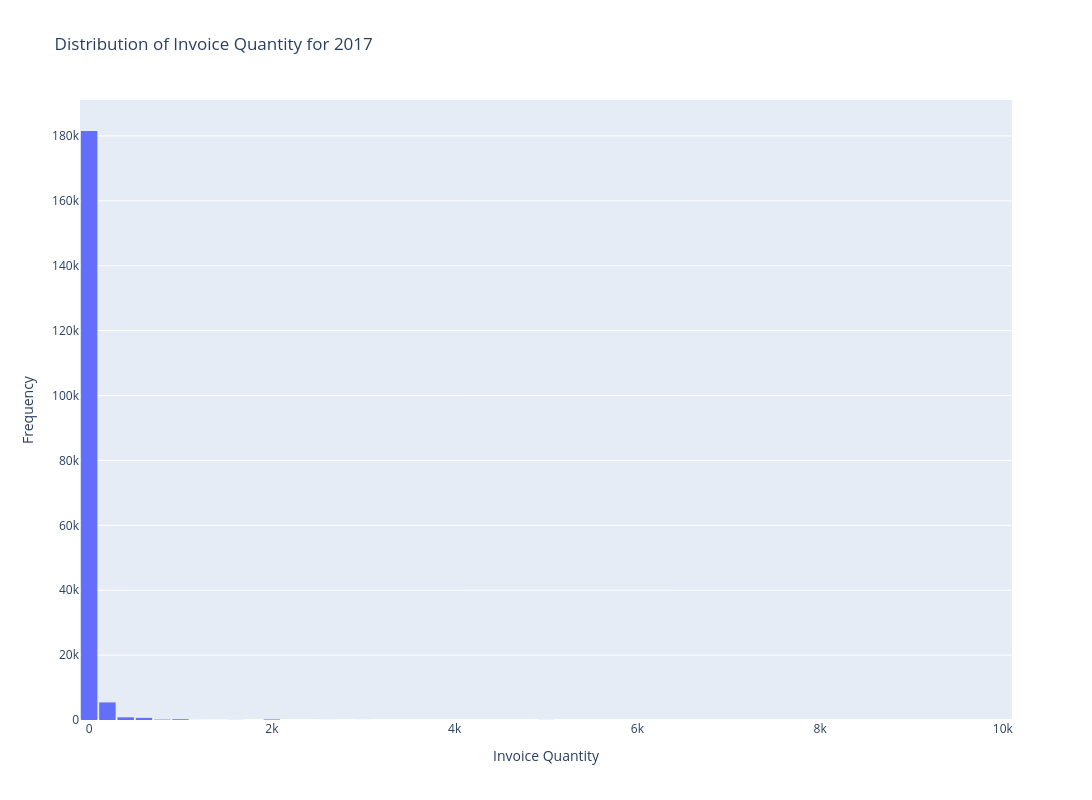

The cell this chart's notebook holds for it:
### Markdown cell above
## Distribution of Invoice Quantities

See how the data looks, not exactly essential, but why not do it anyway for science!

### Code cell
#show distribution of invoice quantites
fig = px.histogram(
    dfSales_DataSet_Work,
    x="InvoiceQty",
    nbins=50,
    title=f"Distribution of Invoice Quantity for {dfSales_DataSet_Work['InvoiceDate'].dt.year.max()}",
    labels={"InvoiceQty": "Invoice Quantity"}
)

#add axis titles
fig.update_layout(
    xaxis_title="Invoice Quantity",
    yaxis_title="Frequency",
    bargap=0.1,
    height=800,
    width=1100
)

fig.show()
#show Q-Q plot for InvoiceAmt column
    
#filter data for one year
dfSales_DataSet_Temp = dfSales_DataSet_Work[dfSales_DataSet_Work["InvoiceDate"].dt.year == 
                                            dfSales_DataSet_Work["InvoiceDate"].dt.year.max()]
    
#configure plot
fig, axis = plt.subplots(figsize=(6, 6))

#print Q-Q plot for weekly sales
print(f"Q-Q Plot For Invoice Quantity For {dfSales_DataSet_Work["InvoiceDate"].dt.year.max()}")
print("=" * len(f"Q-Q Plot For Invoice Quantity For {dfSales_DataSet_Work["InvoiceDate"].dt.year.max()}"))
#configure plot
stats.probplot(dfSales_DataSet_Work["InvoiceQty"], dist="norm", plot=plt)
plt.title("Q-Q Plot For Invoice Quantity", fontweight="bold")
axis.set_xlabel(f"Q-Q Plot For Invoice Quantity For {dfSales_DataSet_Work['InvoiceDate'].dt.year.max()}")
axis.set_ylabel("Theoretical Quantiles")
plt.tight_layout()
plt.show()

# #now repeat using boxplot
print(f"BoxPlot For Invoice Quantity For {dfSales_DataSet_Work['InvoiceDate'].dt.year.max()}")
print("=" * len(f"BoxPlot For Invoice Quantity For {dfSales_DataSet_Work['InvoiceDate'].dt.year.max()}"))
#configure plot
plt.figure(figsize=(8, 4))
sns.boxplot(x=dfSales_DataSet_Work["InvoiceQty"])
plt.title("Boxplot For Invoice Quantity", fontweight="bold")
plt.xlabel("Invoice Quantity")
plt.tight_layout()
plt.show()

print()
#Shapiro-Wilk Test for InvoiceQty column using 3000 sample size due to data size
dfSales_Combined_DataSet_Temp = dfSales_DataSet_Work["InvoiceQty"].sample(3000, random_state=42)
fltShapiroStat, fltShapiroP = stats.shapiro(dfSales_Combined_DataSet_Temp)
print(f"Shapiro-Wilk p-value (Probabilty) Based On Random Sample Of 3000 Records: {fltShapiroP:.4f}")

### Figure 1 — Plotly figure (JSON) as saved in the notebook; plotly's stock layout.template omitted (floating-point values rounded to 4 significant figures; data arrays with more than 128 entries replaced by an {"elided": "..."} marker saying what was removed)
{"data": [{"bingroup": "x", "hovertemplate": "Invoice Quantity=%{x}<br>count=%{y}<extra></extra>", "legendgroup": "", "marker": {"color": "#636efa", "pattern": {"shape": ""}}, "name": "", "nbinsx": 50, "orientation": "v", "showlegend": false, "type": "histogram", "x": {"elided": "189151 float values"}, "xaxis": "x", "yaxis": "y"}], "layout": {"bargap": 0.1, "barmode": "relative", "height": 800, "legend": {"tracegroupgap": 0}, "title": {"text": "Distribution of Invoice Quantity for 2017"}, "width": 1100, "xaxis": {"anchor": "y", "domain": [0, 1], "title": {"text": "Invoice Quantity"}}, "yaxis": {"anchor": "x", "domain": [0, 1], "title": {"text": "Frequency"}}}}
